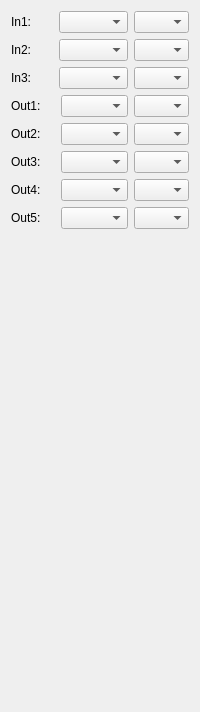
      <widget class="QWidget" name="tab_8">
       <property name="enabled">
        <bool>true</bool>
       </property>
       <attribute name="title">
        <string>IO</string>
       </attribute>
       <layout class="QVBoxLayout" name="verticalLayout_65">
        <item>
         <layout class="QHBoxLayout" name="horizontalLayout_83">
          <item>
           <widget class="QLabel" name="label_13">
            <property name="text">
             <string>In1:</string>
            </property>
           </widget>
          </item>
          <item>
           <widget class="QComboBox" name="comboBox_ioMode0">
            <property name="currentIndex">
             <number>-1</number>
            </property>
            <item>
             <property name="text">
              <string>Trigger</string>
             </property>
            </item>
            <item>
             <property name="text">
              <string>Input</string>
             </property>
            </item>
           </widget>
          </item>
          <item>
           <widget class="QComboBox" name="comboBox_ioState0">
            <property name="currentIndex">
             <number>-1</number>
            </property>
            <item>
             <property name="text">
              <string>Low</string>
             </property>
            </item>
            <item>
             <property name="text">
              <string>High</string>
             </property>
            </item>
           </widget>
          </item>
         </layout>
        </item>
        <item>
         <layout class="QHBoxLayout" name="horizontalLayout_84">
          <item>
           <widget class="QLabel" name="label_20">
            <property name="text">
             <string>In2:</string>
            </property>
           </widget>
          </item>
          <item>
           <widget class="QComboBox" name="comboBox_ioMode1">
            <property name="currentIndex">
             <number>-1</number>
            </property>
            <item>
             <property name="text">
              <string>Trigger</string>
             </property>
            </item>
            <item>
             <property name="text">
              <string>Input</string>
             </property>
            </item>
           </widget>
          </item>
          <item>
           <widget class="QComboBox" name="comboBox_ioState1">
            <property name="currentIndex">
             <number>-1</number>
            </property>
            <item>
             <property name="text">
              <string>Low</string>
             </property>
            </item>
            <item>
             <property name="text">
              <string>High</string>
             </property>
            </item>
           </widget>
          </item>
         </layout>
        </item>
        <item>
         <layout class="QHBoxLayout" name="horizontalLayout_85">
          <item>
           <widget class="QLabel" name="label_22">
            <property name="text">
             <string>In3:</string>
            </property>
           </widget>
          </item>
          <item>
           <widget class="QComboBox" name="comboBox_ioMode2">
            <property name="currentIndex">
             <number>-1</number>
            </property>
            <item>
             <property name="text">
              <string>Trigger</string>
             </property>
            </item>
            <item>
             <property name="text">
              <string>Input</string>
             </property>
            </item>
           </widget>
          </item>
          <item>
           <widget class="QComboBox" name="comboBox_ioState2">
            <property name="currentIndex">
             <number>-1</number>
            </property>
            <item>
             <property name="text">
              <string>Low</string>
             </property>
            </item>
            <item>
             <property name="text">
              <string>High</string>
             </property>
            </item>
           </widget>
          </item>
         </layout>
        </item>
        <item>
         <layout class="QHBoxLayout" name="horizontalLayout_86">
          <item>
           <widget class="QLabel" name="label_29">
            <property name="text">
             <string>Out1:</string>
            </property>
           </widget>
          </item>
          <item>
           <widget class="QComboBox" name="comboBox_outputIoMode0">
            <property name="currentIndex">
             <number>-1</number>
            </property>
            <item>
             <property name="text">
              <string>Flash</string>
             </property>
            </item>
            <item>
             <property name="text">
              <string>Output</string>
             </property>
            </item>
           </widget>
          </item>
          <item>
           <widget class="QComboBox" name="comboBox_outputIoState0">
            <property name="currentIndex">
             <number>-1</number>
            </property>
            <item>
             <property name="text">
              <string>Low</string>
             </property>
            </item>
            <item>
             <property name="text">
              <string>High</string>
             </property>
            </item>
           </widget>
          </item>
         </layout>
        </item>
        <item>
         <layout class="QHBoxLayout" name="horizontalLayout_87">
          <item>
           <widget class="QLabel" name="label_30">
            <property name="text">
             <string>Out2:</string>
            </property>
           </widget>
          </item>
          <item>
           <widget class="QComboBox" name="comboBox_outputIoMode1">
            <property name="currentIndex">
             <number>-1</number>
            </property>
            <item>
             <property name="text">
              <string>Flash</string>
             </property>
            </item>
            <item>
             <property name="text">
              <string>Output</string>
             </property>
            </item>
           </widget>
          </item>
          <item>
           <widget class="QComboBox" name="comboBox_outputIoState1">
            <property name="currentIndex">
             <number>-1</number>
            </property>
            <item>
             <property name="text">
              <string>Low</string>
             </property>
            </item>
            <item>
             <property name="text">
              <string>High</string>
             </property>
            </item>
           </widget>
          </item>
         </layout>
        </item>
        <item>
         <layout class="QHBoxLayout" name="horizontalLayout_88">
          <item>
           <widget class="QLabel" name="label_31">
            <property name="text">
             <string>Out3:</string>
            </property>
           </widget>
          </item>
          <item>
           <widget class="QComboBox" name="comboBox_outputIoMode2">
            <property name="currentIndex">
             <number>-1</number>
            </property>
            <item>
             <property name="text">
              <string>Flash</string>
             </property>
            </item>
            <item>
             <property name="text">
              <string>Output</string>
             </property>
            </item>
           </widget>
          </item>
          <item>
           <widget class="QComboBox" name="comboBox_outputIoState2">
            <property name="currentIndex">
             <number>-1</number>
            </property>
            <item>
             <property name="text">
              <string>Low</string>
             </property>
            </item>
            <item>
             <property name="text">
              <string>High</string>
             </property>
            </item>
           </widget>
          </item>
         </layout>
        </item>
        <item>
         <layout class="QHBoxLayout" name="horizontalLayout_89">
          <item>
           <widget class="QLabel" name="label_58">
            <property name="text">
             <string>Out4:</string>
            </property>
           </widget>
          </item>
          <item>
           <widget class="QComboBox" name="comboBox_outputIoMode3">
            <property name="currentIndex">
             <number>-1</number>
            </property>
            <item>
             <property name="text">
              <string>Flash</string>
             </property>
            </item>
            <item>
             <property name="text">
              <string>Output</string>
             </property>
            </item>
           </widget>
          </item>
          <item>
           <widget class="QComboBox" name="comboBox_outputIoState3">
            <property name="currentIndex">
             <number>-1</number>
            </property>
            <item>
             <property name="text">
              <string>Low</string>
             </property>
            </item>
            <item>
             <property name="text">
              <string>High</string>
             </property>
            </item>
           </widget>
          </item>
         </layout>
        </item>
        <item>
         <layout class="QHBoxLayout" name="horizontalLayout_90">
          <item>
           <widget class="QLabel" name="label_59">
            <property name="text">
             <string>Out5:</string>
            </property>
           </widget>
          </item>
          <item>
           <widget class="QComboBox" name="comboBox_outputIoMode4">
            <property name="currentIndex">
             <number>-1</number>
            </property>
            <item>
             <property name="text">
              <string>Flash</string>
             </property>
            </item>
            <item>
             <property name="text">
              <string>Output</string>
             </property>
            </item>
           </widget>
          </item>
          <item>
           <widget class="QComboBox" name="comboBox_outputIoState4">
            <property name="currentIndex">
             <number>-1</number>
            </property>
            <item>
             <property name="text">
              <string>Low</string>
             </property>
            </item>
            <item>
             <property name="text">
              <string>High</string>
             </property>
            </item>
           </widget>
          </item>
         </layout>
        </item>
        <item>
         <spacer name="verticalSpacer_16">
          <property name="orientation">
           <enum>Qt::Vertical</enum>
          </property>
          <property name="sizeHint" stdset="0">
           <size>
            <width>20</width>
            <height>472</height>
           </size>
          </property>
         </spacer>
        </item>
       </layout>
      </widget>
